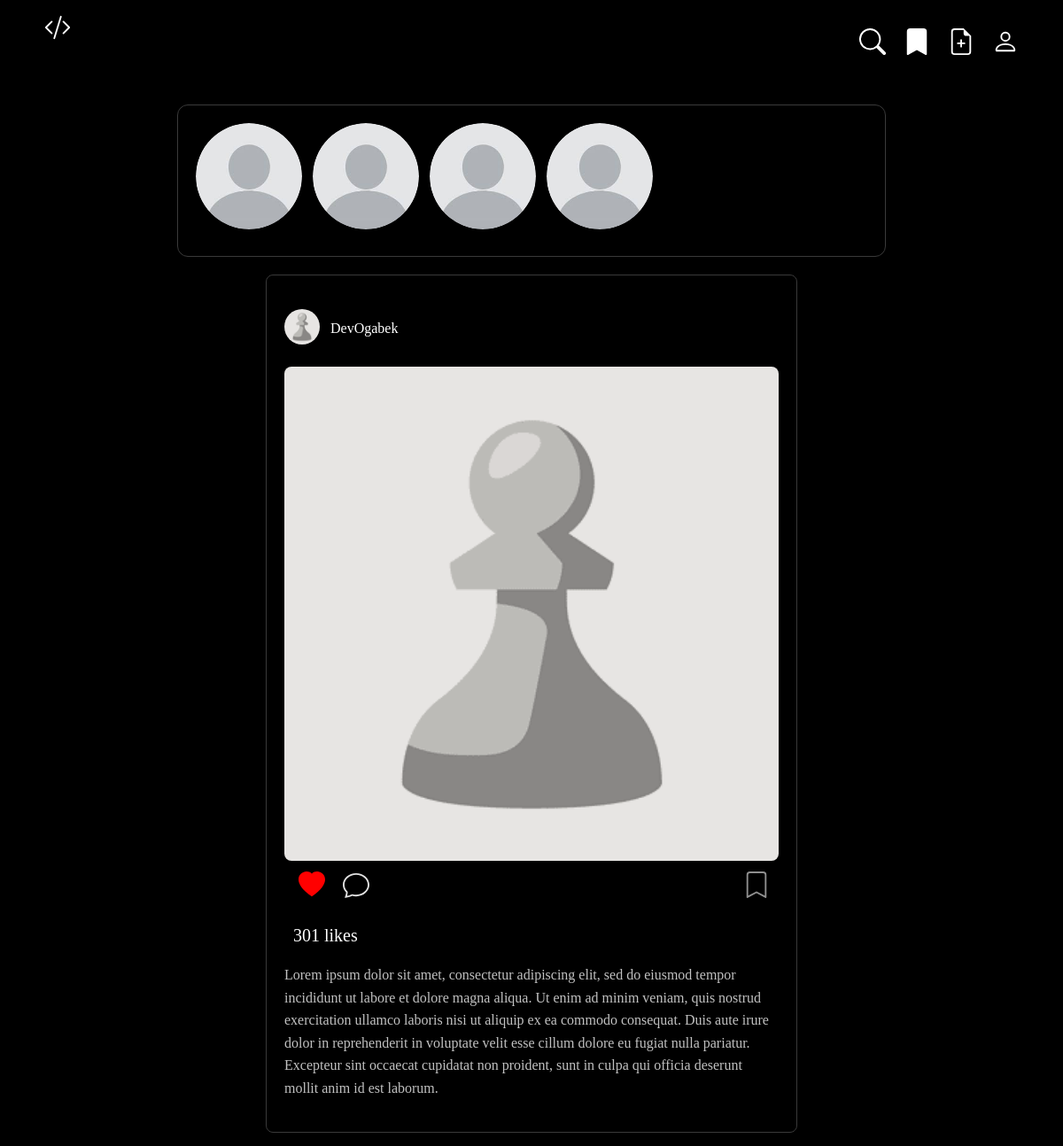
The app's page / (signed in) with its own data.
### users/models.py (models this page shows, shortened)
class Profile(models.Model):
    user = models.OneToOneField(User, on_delete=models.CASCADE)
    first_name = models.CharField(max_length=100, blank=True)
    last_name = models.CharField(max_length=100, blank=True)
    bio = models.TextField(blank=True)
    profile_img = models.ImageField(
        upload_to="profile_images",
        default="profile_img.jpeg",
    )
    follows = models.ManyToManyField(
        "self", symmetrical=False, related_name="followers", blank=True
    )
    posts = models.ManyToManyField(Post, related_name="associated_profiles", blank=True)
    liked_posts = models.ManyToManyField(
        Post, related_name="liked_by_profiles", blank=True
    )

### interactions/models.py (models this page shows, shortened)
class Post(models.Model):
    author = models.ForeignKey(User, on_delete=models.CASCADE)
    body = models.TextField(default="", help_text="Enter body content here")
    created_at = models.DateTimeField(auto_now_add=True)
    liked_by = models.ManyToManyField(User, related_name="liked_posts", blank=True)
    saved_by = models.ManyToManyField(User, related_name="saved_posts", blank=True)
    post_img = models.ImageField(upload_to="post_images", default="post_img.jpg")

### interactions/views.py (the view)
# urls.py: 2. Add a URL to urlpatterns:  path('', views.home, name='home')
def home(request):
    posts = Post.objects.all()
    context = {"posts": posts}
    if request.user.is_authenticated:
        user_profile = Profile.objects.get(user=request.user)
        profiles = user_profile.follows.all()
        context["profiles"] = profiles
    return render(request, "home.html", context)

### template/home.html (shortened to what this page needs)
{% extends 'base.html' %}
{% load static %}
    {% block link %}
    <link rel="stylesheet" href="{% static 'css/post.css' %}" />
    <link rel="stylesheet" href="{% static 'css/comments.css' %}" />
    {% endblock link %}
    {% block content %}
    <br>
    <br>
    <br>
    <br>
    <br>
    <div class="followers-container">
        <div class="carousel">
            {% for profile in profiles %}
            <div class="follower-card">
                <a href="{% url 'profile_detail' profile.pk %}">
                    <img src="{{ profile.profile_img.url }}" alt="Follower 1">
                </a>
            </div>
            {% endfor %}
        </div>
    </div>
    {% for post in posts %}
    <div class="blog-card">
        <div class="blog-content">
            {% if post.author != user %}
            <div class="author-info">
                <a href="{% url 'profile_detail' post.author.profile.pk %}">
                    <img src="{{ post.author.profile.profile_img.url }}" alt="Author Avatar" class="author-avatar">
                </a>
                <a href="{% url 'profile_detail' post.author.profile.pk %}">
                    <p>{{ post.author }}</p>
                </a>
            </div>
            {% else %}
            <div class="author-info">
                <a href="{% url 'my_profile' %}">
                    <img src="{{ post.author.profile.profile_img.url }}" alt="Author Avatar" class="author-avatar">
                </a>
                <a href="{% url 'my_profile' %}">
                    <p>{{ post.author }}</p>
                </a>
            </div>
            {% endif %}
            <br>
            <div class="blog-header">
                <img src="{{ post.post_img.url }}" alt="Post Image" class="blog-image">
            </div>
            <div class="interactions">
                <div class="like">
                    {% if user in post.liked_by.all %}
                    <form method="post" action="{% url 'unlike' post.pk %}">
                        <button type="submit" class="action-btn like-btn">
                            <svg xmlns="http://www.w3.org/2000/svg" width="30" height="30" fill="currentColor"
                                class="bi bi-heart-fill" viewBox="0 0 16 16">
                                <path fill-rule="evenodd"
                                    d="M8 1.314C12.438-3.248 23.534 4.735 8 15-7.534 4.736 3.562-3.248 8 1.314" />
                            </svg>
                        </button>
                    </form>
                    {% endif %}
                </div>
                <div class="chat">
                    <button class="action-btn comment-btn" data-post-id="{{ post.id }}">
                    </button>
                </div>
                <div class="save">
                    {% if user in post.saved_by.all %}
                    <form method="post" action="{% url 'unsave' post.pk %}">
                        {% csrf_token %}
                        <button type="submit" class="action-btn save-btn">
                            <svg xmlns="http://www.w3.org/2000/svg" width="30" height="30" fill="currentColor"
                                class="bi bi-bookmark-check-fill" viewBox="0 0 16 16">
                                <path fill-rule="evenodd"
                                    d="M2 15.5V2a2 2 0 0 1 2-2h8a2 2 0 0 1 2 2v13.5a.5.5 0 0 1-.74.439L8 13.069l-5.26 2.87A.5.5 0 0 1 2 15.5m8.854-9.646a.5.5 0 0 0-.708-.708L7.5 7.793 6.354 6.646a.5.5 0 1 0-.708.708l1.5 1.5a.5.5 0 0 0 .708 0l3-3" />
                            </svg>
                        </button>
                    </form>
                    {% else %}
                    <form method="post" action="{% url 'save' post.pk %}">
                        <button type="submit" class="action-btn save-btn">
                        </button>
                    </form>
                    {% endif %}
                </div>
            </div>
            <p class="likes_count">{{ post.liked_by.count }} likes</p>
            <p class="blog-body">
                {{ post.body }}
            </p>
        </div>
    </div>
    {% endfor %}
    {% endblock content %}

### static/css/post.css (style rules this page uses)
.blog-card { position: relative; border: 1px solid #3a3a3a; border-radius: 8px; padding: 20px; margin: 15px auto; max-width: 600px; width: calc(100% - 30px); background-color: #000000; transition: transform 0.3s ease; }
.author-info { display: flex; align-items: center; margin-top: 15px; }
.blog-header img { width: 100%; max-width: 100%; height: auto; border-radius: 8px; }
.blog-body { font-size: 16px; color: #c1c1c1; line-height: 1.6; }
.author-info { display: flex; align-items: center; color: rgb(182, 182, 182) }
.author-avatar { width: 40px; height: 40px; border-radius: 50%; margin-right: 12px; object-fit: cover; }
.action-btn { padding: 8px 16px; border: none; border-radius: 6px; cursor: pointer; transition: background-color 0.3s ease; color: #fff; }
.like-btn { background-color: transparent; border: none; cursor: pointer; color: #ff0000; font-weight: bold; font-size: 14px; margin-right: 15px; transition: color 0.3s ease; }
.comment-btn { background-color: transparent; border: none; cursor: pointer; color: #e2e2e2; font-weight: bold; font-size: 14px; margin-right: 15px; transition: color 0.3s ease; }
.save-btn { background-color: transparent; border: none; cursor: pointer; color: #8e8e8e; font-weight: bold; font-size: 14px; margin-right: 15px; transition: color 0.3s ease; }
.like { position: absolute; }
.chat { position: absolute; margin-left: 50px; }
.save { margin-left: 90%; }
.likes_count { font-size: 20px; margin-left: 10px; }
.followers-container { max-width: 800px; margin: 20px auto; padding: 20px; background-color: #000000; border-radius: 12px; border: 1px solid #3a3a3a; }
.carousel { display: flex; overflow-x: auto; scroll-snap-type: x mandatory; -webkit-overflow-scrolling: touch; padding-bottom: 10px; scroll-behavior: smooth; -ms-overflow-style: none; scrollbar-width: none; }
.follower-card { flex: 0 0 auto; width: 120px; height: 120px; margin-right: 12px; border-radius: 50%; text-align: center; scroll-snap-align: start; overflow: hidden; }
.follower-card img { width: 100%; height: 100%; object-fit: cover; border-radius: 50%; }

### static/css/nav.css (style rules this page uses)
* { box-sizing: border-box; }
body { background-color: #000000; color: #ffffff; }
a { color: inherit; text-decoration: none; color: #ffffff; }

### records on screen
Profile: profile_img (picture)
Profile: profile_img (picture)
Profile: profile_img (picture)
Profile: profile_img (picture)
Post: author.profile.profile_img (picture), author "DevOgabek", post_img (picture), liked_by.count "301", body "Lorem ipsum dolor sit amet, consectetur adipiscing elit, sed do eiusmod tempor incididunt ut labore et dolore magna aliqua. Ut enim ad minim veniam, quis nostrud exercitation ullamco laboris nisi ut aliquip ex ea commodo consequat. Duis aute irure dolor in reprehenderit in voluptate velit esse cillum dolore eu fugiat nulla pariatur. Excepteur sint occaecat cupidatat non proident, sunt in culpa qui officia deserunt mollit anim id est laborum."
